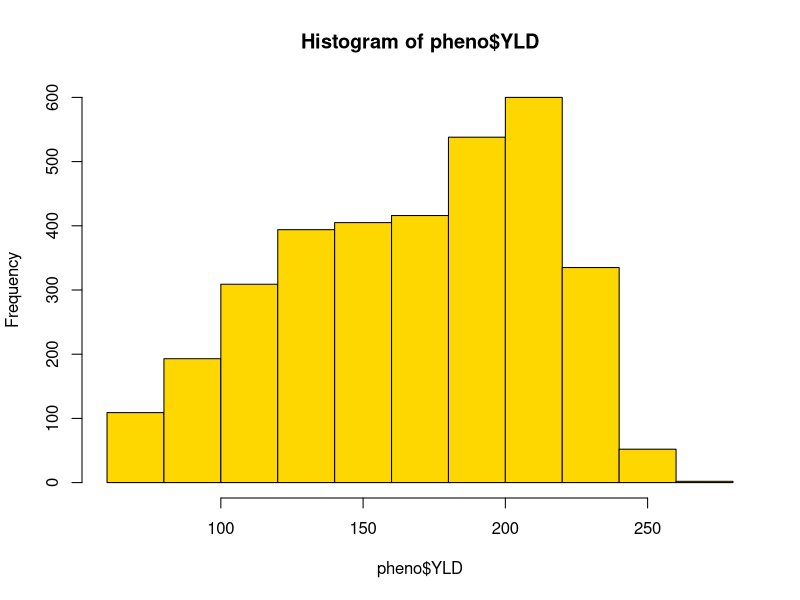
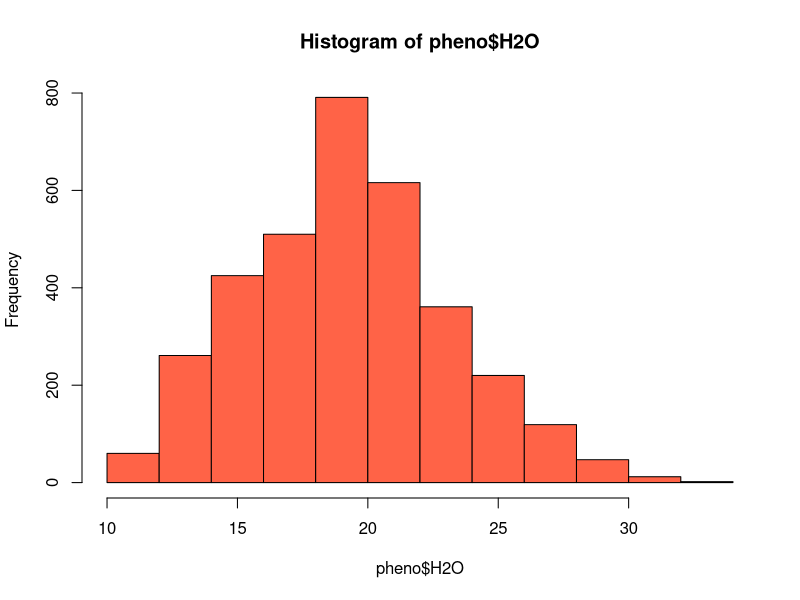
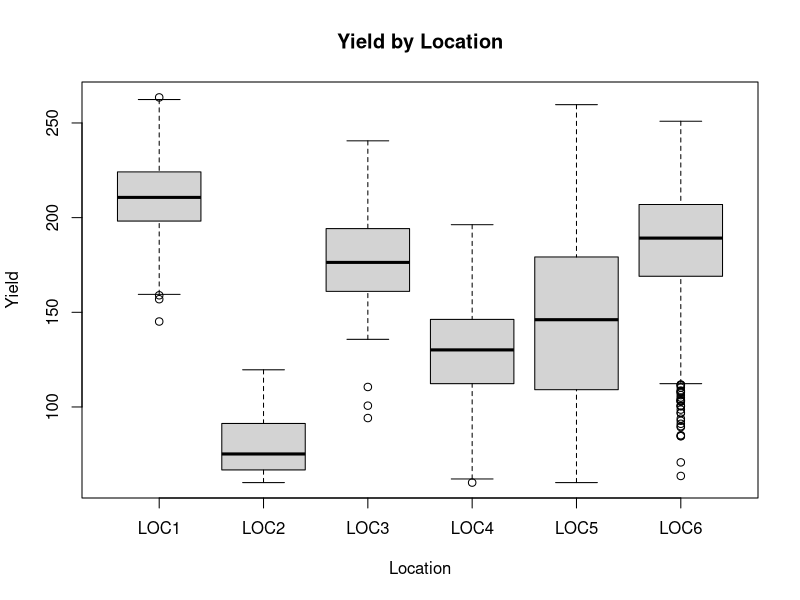
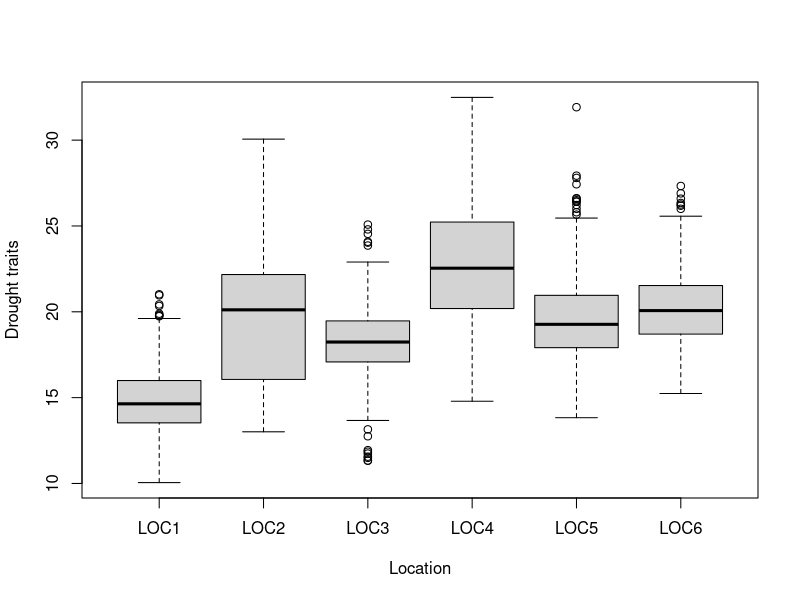

R code for these plots, in order: (Note: this script raises an error after producing the figures.)
rm(list =ls())
library(lme4)
library(broom)
# Read in phenotypes

pheno <- read.csv('PhenotypicData.csv', header = TRUE)
dim(pheno)

# Chose not to transform - I guess you could for yield
hist(pheno$YLD, col="gold")
hist(pheno$H2O, col="tomato")
boxplot(pheno$YLD~pheno$Location, xlab="Location", ylab="Yield", main="Yield by Location")
boxplot(pheno$H2O~pheno$Location, xlab="Location", ylab="Drought traits")


# Explanatory
YLD = as.numeric(pheno$YLD)
water = as.numeric(pheno$H2O)

# Predictors randoms
LOC= as.factor(pheno$Location)
tgrp = as.factor(pheno$Trial_Group)
subS <- as.factor(pheno$Subset)
REP = as.factor(pheno$REP)

PED = as.numeric(pheno$Pedigree)

# Linear Model with random effects for variance components - no three way
wmodel = lmer(water ~ (1|LOC) + (1|PED) + (1|tgrp) +
                (1:subS%in%tgrp:LOC:REP) + (1|PED:LOC) + (1|PED:tgrp))


# Extract variance components
summary(wmodel)


# Example heritability for water - too high? Model specification probably wrong
# I assumed pedigree was line effect

nherit = 2.43/(2.43 + (0.01787/6) + (0.12547/13) + (3.39881/78))


# Linear Model with random effects for variance components
ymodel = lmer(YLD ~ (1|LOC) + (1|PED) + (1|tgrp) +
                (1:subS%in%tgrp:LOC:REP) + (1|PED:LOC) + (1|PED:tgrp))

                  
# Extract variance components - yield is less heritable than water
summary(ymodel)

nherit = 28.7923/(28.7923 + (51.3228/6) + (0.8675/13) + (761.4369/78))






